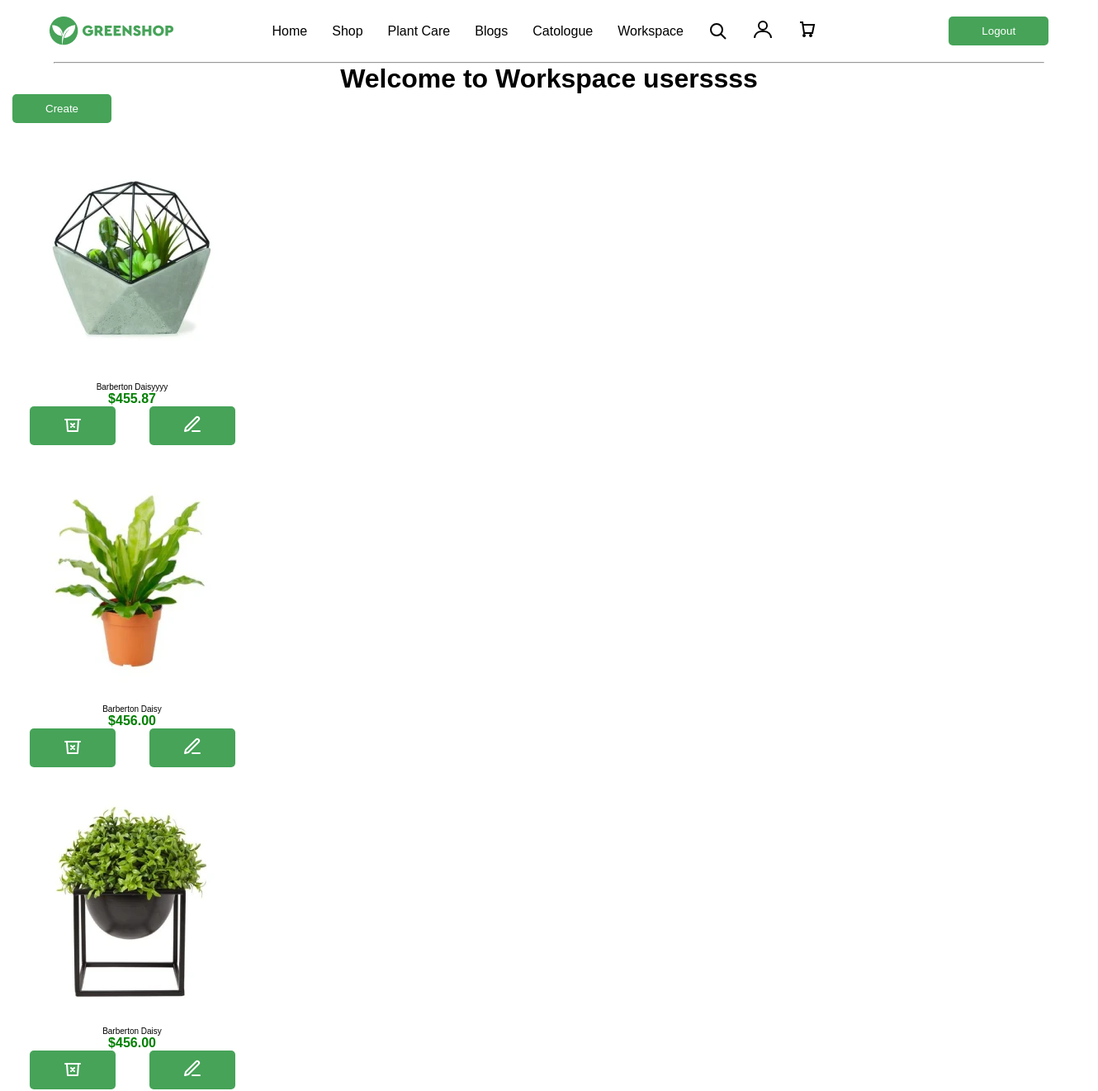
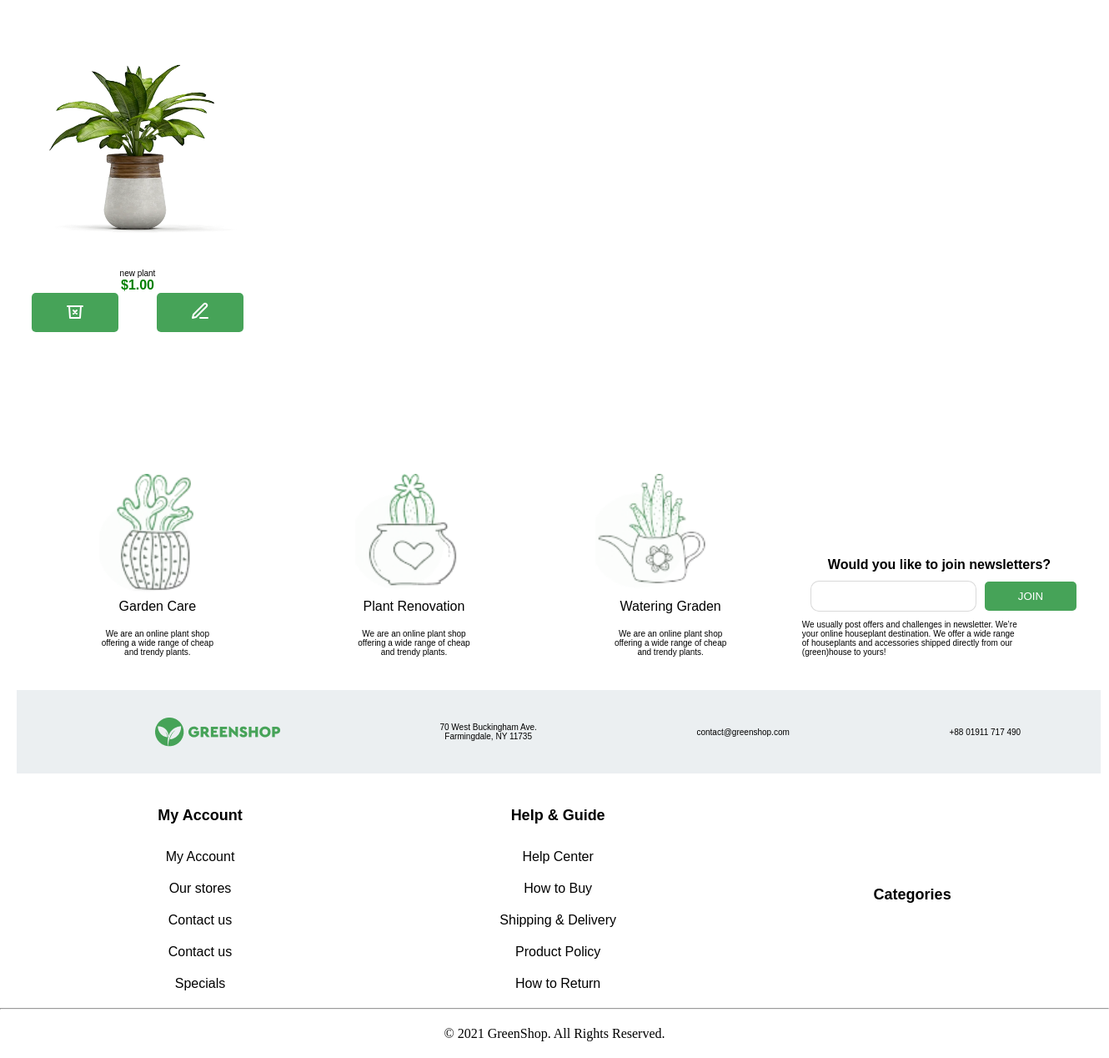
The app's page /workspace/main/ (signed in) with its own data (2 pictures, top to bottom).
### plant/models.py (models this page shows, shortened)
class TimeAbstract(models.Model):
    created_at = models.DateField('created', auto_now_add=True)
    updated_at = models.DateField('', auto_now=True)
    class Meta:
        abstract = True

class Plant(TimeAbstract):
    class Meta:
        verbose_name_plural = 'plants'
        verbose_name = 'plant'
    name = models.CharField(max_length=100)
    price = models.DecimalField(decimal_places=2, max_digits=10)
    short_description = models.TextField()
    sizes = models.ManyToManyField('plant.Size', related_name='plant')
    category = models.ForeignKey('plant.Category', on_delete=models.PROTECT, related_name='plant')
    tags = models.ManyToManyField('plant.Tag', related_name='plant')
    description = models.ForeignKey('plant.Description', on_delete=models.PROTECT)
    user =  models.ForeignKey(User, on_delete=models.PROTECT, related_name='plants', default=1)
    @property
    def image(self):
        if self.images.first():
            return self.images.first().image
        return None

class ImagePlant(TimeAbstract):
    class Meta:
        verbose_name_plural = 'images'
        verbose_name = 'image'
    plant = models.ForeignKey('plant.Plant', on_delete=models.PROTECT, related_name='images')
    image = ResizedImageField(upload_to='plant_images/', quality=90, force_format='WEBP')

### workspace/views.py (the view)
# urls.py: path('main/', views.ListPlant.as_view(), name='work'),
class ListPlant(ListView):
    model = Plant
    template_name = 'workspace/index.html'
    context_object_name = 'plants'
    def get_queryset(self):
        return Plant.objects.filter(user=self.request.user)

### templates/workspace/index.html (shortened to what this page needs)
{% extends 'main.html' %}
{% block content %}
  <div class="text-center">
    <h1 class="text-center">Welcome to Workspace {{ user }}</h1>
    <div class="display text-left">
    <div class="col-display container">
      <a class="text-end" href="{% url 'create' %}"><button>Create</button></a>
      <div class="col-display">
        {% for plant in plants %}
          <div>
            <a href="{% url 'detail_plant' plant.id %}">
              <div>
                <img class="card" src="{{ plant.image.url }}" alt="" />
                <p>{{ plant.name }}</p>
                <h4 class="green">${{ plant.price }}</h4>
              </div>
            </a>
            <div class="display">
              <form action="{% url 'delete' plant.id %}" method="post">
                <button class='button' type="submit"><svg xmlns="http://www.w3.org/2000/svg" width="24" height="24" viewBox="0 0 24 24" fill="none" stroke="currentColor" stroke-width="2" stroke-linecap="round" stroke-linejoin="round">
                  <path d="M3 6h18"/>
                  <path d="M19 6l-1 14H6L5 6"/>
                  <path d="M10 11l4 4M14 11l-4 4"/>
                </svg>
                </button>
              </form>
              <a href="{% url 'update' plant.id %}"><button class="button"><svg xmlns="http://www.w3.org/2000/svg" width="24" height="24" viewBox="0 0 24 24" fill="none" stroke="currentColor" stroke-width="2" stroke-linecap="round" stroke-linejoin="round">
                <path d="M12 20h9"/>
                <path d="M16.5 3.5a2.1 2.1 0 0 1 3 3L7 19l-4 1 1-4Z"/>
              </svg>
            </button></a>
          </div>
          </div>
        {% endfor %}
      </div>
    </div>
  </div>
{% endblock %}

### static/static_dirs/css/main.css (style rules this page uses)
* { margin: 0; box-sizing: border-box; }
.text-center { text-align: center; }
.text-center p { font-size: 10px; }
.container { width: 1300px; margin: 0 auto; }
.text-end { text-align: end; }
.col-display { display: flex; flex-direction: column; gap: 20px; align-items: start; }
.display { display: flex; justify-content: space-around; align-items: center; }
.card { padding: 20px 20px; background-color: #ffffff; }
img { max-width: 300px; max-height: 300px; }
ul, li, a { text-decoration: none; font-family: Cera Pro, sans-serif; color: black; list-style: none; }
p { font-family: Cera Pro, sans-serif; font-size: 13px; }
h1 { font-family: Cera Pro, sans-serif; }
h4 { font-family: Cera Pro, sans-serif; }
button { background-color: #46A358; padding: 10px 40px; border: none; border-radius: 5px; color: white; max-width: 200px; }
.green { color: green; }

### records on screen
Plant: image (picture), name "Barberton Daisyyyy", price "455.87"
Plant: image (picture), name "Barberton Daisy", price "456.00"
Plant: image (picture), name "Barberton Daisy", price "456.00"
Plant: image (picture), name "new plant", price "1.00"

### other values on screen
{{ user }} "userssss"
